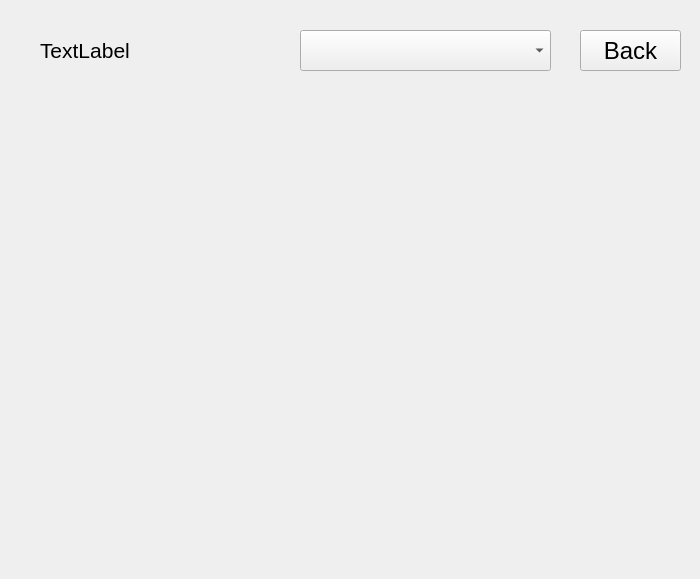
<?xml version="1.0" encoding="UTF-8"?>
<ui version="4.0">
 <class>Form</class>
 <widget class="QWidget" name="Form">
  <property name="geometry">
   <rect>
    <x>0</x>
    <y>0</y>
    <width>700</width>
    <height>579</height>
   </rect>
  </property>
  <property name="windowTitle">
   <string>Form</string>
  </property>
  <widget class="QPushButton" name="pushButton_goBackMap">
   <property name="geometry">
    <rect>
     <x>580</x>
     <y>30</y>
     <width>101</width>
     <height>41</height>
    </rect>
   </property>
   <property name="font">
    <font>
     <pointsize>18</pointsize>
    </font>
   </property>
   <property name="text">
    <string>Back</string>
   </property>
  </widget>
  <widget class="QWidget" name="verticalLayoutWidget">
   <property name="geometry">
    <rect>
     <x>40</x>
     <y>100</y>
     <width>641</width>
     <height>461</height>
    </rect>
   </property>
   <layout class="QVBoxLayout" name="verticalLayout_addressMap"/>
  </widget>
  <widget class="QLabel" name="label_address_of_map">
   <property name="geometry">
    <rect>
     <x>40</x>
     <y>30</y>
     <width>251</width>
     <height>41</height>
    </rect>
   </property>
   <property name="font">
    <font>
     <pointsize>16</pointsize>
    </font>
   </property>
   <property name="text">
    <string>TextLabel</string>
   </property>
  </widget>
  <widget class="QComboBox" name="comboBox_mapChoose">
   <property name="geometry">
    <rect>
     <x>300</x>
     <y>30</y>
     <width>251</width>
     <height>41</height>
    </rect>
   </property>
   <property name="minimumSize">
    <size>
     <width>0</width>
     <height>0</height>
    </size>
   </property>
   <property name="sizeIncrement">
    <size>
     <width>0</width>
     <height>0</height>
    </size>
   </property>
   <property name="font">
    <font>
     <pointsize>14</pointsize>
    </font>
   </property>
  </widget>
 </widget>
 <resources/>
 <connections/>
</ui>
